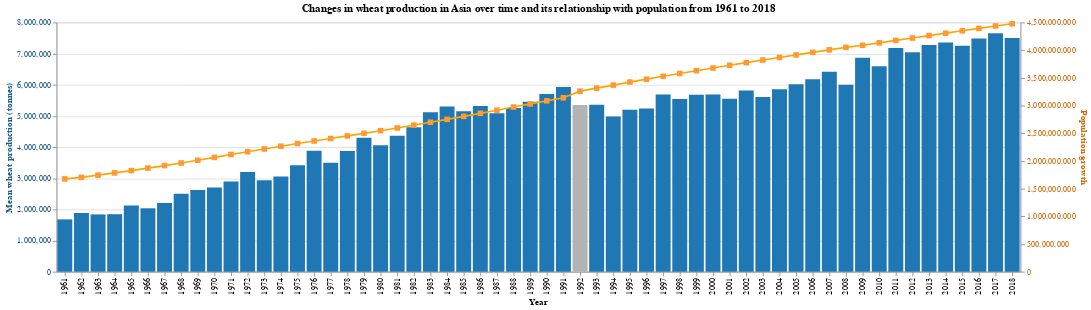

The cell this chart's notebook holds for it:
### Markdown cell above
## Make A Plot to visualize the data.

### Code cell
# Wheat production plot
wheat_plot = alt.Chart(tidy_df, 
                       title='Changes in wheat production in Asia over time and its relationship with population from 1961 to 2018').mark_bar().encode(
    x = 'Year',
    y = alt.Y('mean(Wheat)', title = 'Mean wheat production (tonnes)',
             axis=alt.Axis(titleColor='#165683')),
    color=alt.condition(
        alt.datum.Year == '1992', # highlight the year when wheat production and population decreased markedly
        alt.value('#b3b3b3'),
        alt.value('#1f77b4')))

# Population plot
pop_plot = alt.Chart(tidy_df).mark_line(color = 'orange').encode(
    x = 'Year',
    y = alt.Y('sum(Population)', title = 'Population growth',
               axis=alt.Axis(titleColor = '#cc6600')))

pop_plot = pop_plot + pop_plot.mark_square(color = '#ff9933', size = 45)

plot = wheat_plot + pop_plot

plot

alt.layer(wheat_plot, pop_plot).resolve_scale(
    y = 'independent').configure_axisLeft(labelColor='#165683').configure_axisRight(labelColor='#cc6600')

### Figure 1 — Vega-Lite specification as saved in the notebook (floating-point values rounded to 4 significant figures; data arrays with more than 128 entries replaced by an {"elided": "..."} marker saying what was removed)
{"config": {"view": {"continuousWidth": 400, "continuousHeight": 300}, "axisLeft": {"labelColor": "#165683"}, "axisRight": {"labelColor": "#cc6600"}}, "layer": [{"mark": "bar", "encoding": {"color": {"condition": {"value": "#b3b3b3", "test": "(datum.Year === '1992')"}, "value": "#1f77b4"}, "x": {"type": "nominal", "field": "Year"}, "y": {"type": "quantitative", "aggregate": "mean", "axis": {"titleColor": "#165683"}, "field": "Wheat", "title": "Mean wheat production (tonnes)"}}, "title": "Changes in wheat production in Asia over time and its relationship with population from 1961 to 2018"}, {"layer": [{"mark": {"type": "line", "color": "orange"}, "encoding": {"x": {"type": "nominal", "field": "Year"}, "y": {"type": "quantitative", "aggregate": "sum", "axis": {"titleColor": "#cc6600"}, "field": "Population", "title": "Population growth"}}}, {"mark": {"type": "square", "color": "#ff9933", "size": 45}, "encoding": {"x": {"type": "nominal", "field": "Year"}, "y": {"type": "quantitative", "aggregate": "sum", "axis": {"titleColor": "#cc6600"}, "field": "Population", "title": "Population growth"}}}]}], "data": {"name": "data-971e7f0cd03c829501e805b101e7ed92"}, "resolve": {"scale": {"y": "independent"}}, "$schema": "https://vega.github.io/schema/vega-lite/v4.8.1.json", "datasets": {"data-971e7f0cd03c829501e805b101e7ed92": {"elided": "2269 records"}}}
